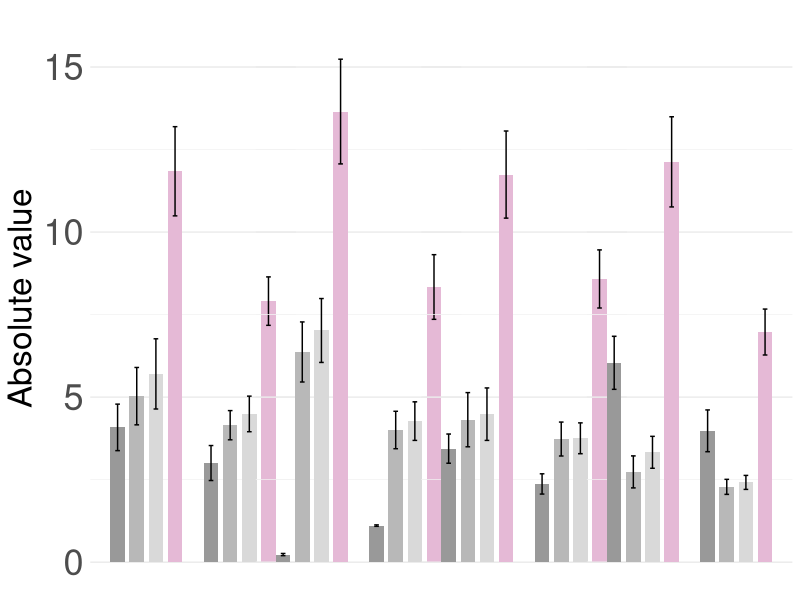
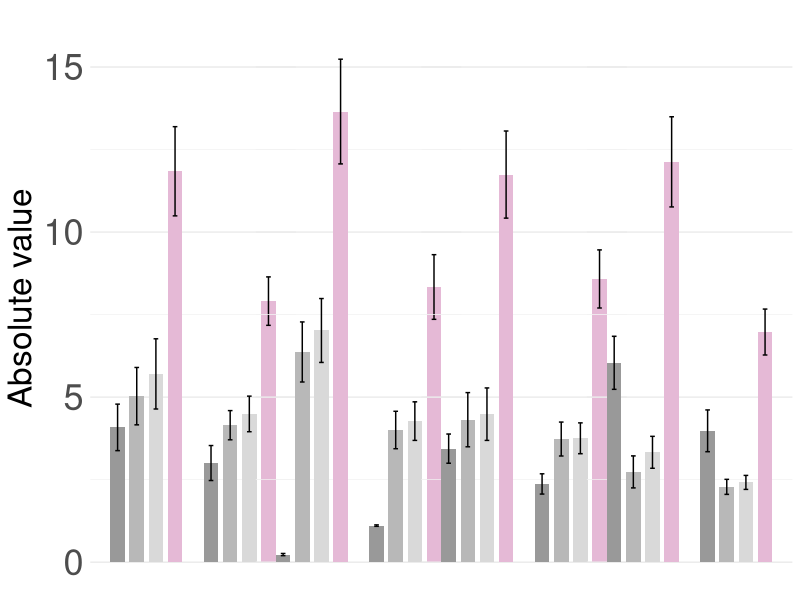

These figures' R source, in order:
## ---- chunk 1
knitr::opts_chunk$set(echo = TRUE)
## ---- chunk 2
library(dplyr)
library(tidyr)
library(ggplot2)

# read infant and null full graph stats

df_infant_RGB <- read.csv("../../Fig2/data/PanelC/RGB_graphs/graphs_infant_RGB_10pct.csv", na.strings = c("", "NA")) 
df_G_null_RGB <- read.csv("../../Fig2/data/PanelC/RGB_graphs/graphs_null_RGB_10pct.csv", na.strings = c("", "NA"))
df_S_null_RGB <- read.csv("../../Fig2/data/PanelC/RGB_graphs/chunkedK1_label_shuffling_graphs_null_RGB_10pct.csv", na.strings = c("", "NA"))
df_ST_null_RGB <- read.csv("../../Fig2/data/PanelC/RGB_graphs/chunkedK6_label_shuffling_graphs_null_RGB_10pct.csv", na.strings = c("", "NA"))

df_infant_GIST <- read.csv("../../Fig2/data/PanelC/GIST_cosSim_graphs/graphs_infant_GIST_cosSim_10pct.csv", na.strings = c("", "NA"))
df_G_null_GIST <- read.csv("../../Fig2/data/PanelC/GIST_cosSim_graphs/graphs_null_GIST_cosSim_10pct.csv", na.strings = c("", "NA"))
df_S_null_GIST <- read.csv("../../Fig2/data/PanelC/GIST_cosSim_graphs/chunkedK1_label_shuffling_graphs_null_GIST_cosSim_10pct.csv", na.strings = c("", "NA"))
df_ST_null_GIST <- read.csv("../../Fig2/data/PanelC/GIST_cosSim_graphs/chunkedK6_label_shuffling_graphs_null_GIST_cosSim_10pct.csv", na.strings = c("", "NA"))

df_infant_PE <- read.csv("../../Fig2/data/PanelC/PE_graphs/graphs_infant_PE_10pct.csv", na.strings = c("", "NA"))
df_G_null_PE <- read.csv("../../Fig2/data/PanelC/PE_graphs/graphs_null_PE_10pct.csv", na.strings = c("", "NA"))
df_S_null_PE <- read.csv("../../Fig2/data/PanelC/PE_graphs/chunkedK1_label_shuffling_graphs_null_PE_10pct.csv", na.strings = c("", "NA"))
df_ST_null_PE <- read.csv("../../Fig2/data/PanelC/PE_graphs/chunkedK6_label_shuffling_graphs_null_PE_10pct.csv", na.strings = c("", "NA"))

df_infant_Clip <- read.csv("../../Fig2/data/PanelC/Clip_graphs/graphs_infant_Clip_10pct.csv", na.strings = c("", "NA"))
df_G_null_Clip <- read.csv("../../Fig2/data/PanelC/Clip_graphs/graphs_null_Clip_10pct.csv", na.strings = c("", "NA"))
df_S_null_Clip <- read.csv("../../Fig2/data/PanelC/Clip_graphs/chunkedK1_label_shuffling_graphs_null_Clip_10pct.csv", na.strings = c("", "NA"))
df_ST_null_Clip <- read.csv("../../Fig2/data/PanelC/Clip_graphs/chunkedK6_label_shuffling_graphs_null_Clip_10pct.csv", na.strings = c("", "NA"))
## ---- chunk 3
sort_and_filter_complete <- function(...) {
  dfs <- list(...)
  dfs <- lapply(dfs, function(df) df[order(df$subj, df$category), , drop = FALSE])
  keys <- lapply(dfs, function(df) paste(df$subj, df$category, sep = "\r"))
  stopifnot(all(vapply(dfs[-1], function(df) {
    identical(keys[[1]], paste(df$subj, df$category, sep = "\r"))
  }, logical(1))))
  keep <- Reduce(`&`, lapply(dfs, complete.cases))
  lapply(dfs, function(df) df[keep, , drop = FALSE])
}

dfs_RGB <- sort_and_filter_complete(df_infant_RGB, df_G_null_RGB, df_S_null_RGB, df_ST_null_RGB)
df_infant_RGB <- dfs_RGB[[1]]
df_G_null_RGB <- dfs_RGB[[2]]
df_S_null_RGB <- dfs_RGB[[3]]
df_ST_null_RGB <- dfs_RGB[[4]]

dfs_GIST <- sort_and_filter_complete(df_infant_GIST, df_G_null_GIST, df_S_null_GIST, df_ST_null_GIST)
df_infant_GIST <- dfs_GIST[[1]]
df_G_null_GIST <- dfs_GIST[[2]]
df_S_null_GIST <- dfs_GIST[[3]]
df_ST_null_GIST <- dfs_GIST[[4]]

dfs_PE <- sort_and_filter_complete(df_infant_PE, df_G_null_PE, df_S_null_PE, df_ST_null_PE)
df_infant_PE <- dfs_PE[[1]]
df_G_null_PE <- dfs_PE[[2]]
df_S_null_PE <- dfs_PE[[3]]
df_ST_null_PE <- dfs_PE[[4]]

dfs_Clip <- sort_and_filter_complete(df_infant_Clip, df_G_null_Clip, df_S_null_Clip, df_ST_null_Clip)
df_infant_Clip <- dfs_Clip[[1]]
df_G_null_Clip <- dfs_Clip[[2]]
df_S_null_Clip <- dfs_Clip[[3]]
df_ST_null_Clip <- dfs_Clip[[4]]

# extremely inneficient :)
df_infant_RGB$dataset <- "Infant"
df_G_null_RGB$dataset <- "G-Null"
df_S_null_RGB$dataset <- "S-Null"
df_ST_null_RGB$dataset <- "ST-Null"

df_infant_RGB$visual_feat <- "RGB"
df_G_null_RGB$visual_feat <- "RGB"
df_S_null_RGB$visual_feat <- "RGB"
df_ST_null_RGB$visual_feat <- "RGB"

df_infant_GIST$dataset <- "Infant"
df_G_null_GIST$dataset <- "G-Null"
df_S_null_GIST$dataset <- "S-Null"
df_ST_null_GIST$dataset <- "ST-Null"

df_infant_GIST$visual_feat <- "GIST"
df_G_null_GIST$visual_feat <- "GIST"
df_S_null_GIST$visual_feat <- "GIST"
df_ST_null_GIST$visual_feat <- "GIST"

df_infant_PE$dataset <- "Infant"
df_G_null_PE$dataset <- "G-Null"
df_S_null_PE$dataset <- "S-Null"
df_ST_null_PE$dataset <- "ST-Null"

df_infant_PE$visual_feat <- "PE-Spatial"
df_G_null_PE$visual_feat <- "PE-Spatial"
df_S_null_PE$visual_feat <- "PE-Spatial"
df_ST_null_PE$visual_feat <- "PE-Spatial"

df_infant_Clip$dataset <- "Infant"
df_G_null_Clip$dataset <- "G-Null"
df_S_null_Clip$dataset <- "S-Null"
df_ST_null_Clip$dataset <- "ST-Null"

df_infant_Clip$visual_feat <- "CLIP"
df_G_null_Clip$visual_feat <- "CLIP"
df_S_null_Clip$visual_feat <- "CLIP"
df_ST_null_Clip$visual_feat <- "CLIP"

df_all <- rbind(
            df_infant_RGB, df_G_null_RGB, df_S_null_RGB, df_ST_null_RGB, 
            df_infant_GIST, df_G_null_GIST, df_S_null_GIST, df_ST_null_GIST, 
            df_infant_PE, df_G_null_PE, df_S_null_PE, df_ST_null_PE,
            df_infant_Clip, df_G_null_Clip, df_S_null_Clip, df_ST_null_Clip
            )
df_all$dataset <- factor(df_all$dataset, levels = c("G-Null", "S-Null", "ST-Null", "Infant"))
df_all$visual_feat <- factor(df_all$visual_feat, levels = c("RGB", "GIST", "PE-Spatial", "CLIP"))
## ---- chunk 4
cols_to_remove <- c("proportion_connected_nodes")

df_infant_RGB <- df_infant_RGB %>% dplyr::select(-all_of(cols_to_remove))
df_G_null_RGB <- df_G_null_RGB %>% dplyr::select(-all_of(cols_to_remove))
df_S_null_RGB <- df_S_null_RGB %>% dplyr::select(-all_of(cols_to_remove))
df_ST_null_RGB <- df_ST_null_RGB %>% dplyr::select(-all_of(cols_to_remove))

df_infant_GIST <- df_infant_GIST %>% dplyr::select(-all_of(cols_to_remove))
df_G_null_GIST <- df_G_null_GIST %>% dplyr::select(-all_of(cols_to_remove))
df_S_null_GIST <- df_S_null_GIST %>% dplyr::select(-all_of(cols_to_remove))
df_ST_null_GIST <- df_ST_null_GIST %>% dplyr::select(-all_of(cols_to_remove))

df_infant_PE <- df_infant_PE %>% dplyr::select(-all_of(cols_to_remove))
df_G_null_PE <- df_G_null_PE %>% dplyr::select(-all_of(cols_to_remove))
df_S_null_PE <- df_S_null_PE %>% dplyr::select(-all_of(cols_to_remove))
df_ST_null_PE <- df_ST_null_PE %>% dplyr::select(-all_of(cols_to_remove))

df_infant_Clip <- df_infant_Clip %>% dplyr::select(-all_of(cols_to_remove))
df_G_null_Clip <- df_G_null_Clip %>% dplyr::select(-all_of(cols_to_remove))
df_S_null_Clip <- df_S_null_Clip %>% dplyr::select(-all_of(cols_to_remove))
df_ST_null_Clip <- df_ST_null_Clip %>% dplyr::select(-all_of(cols_to_remove))
## ---- chunk 5
library(dplyr)
library(tidyr)
library(ggplot2)

features_to_plot <- c("overall_avg_connectivity", "avg_degree") #"avg_degree"   "overall_avg_connectivity"

name_map <- c(
  "avg_degree" = "Avg Degree",
  "overall_avg_connectivity" = "Connectivity"
)

# do infant and null full graphs
# gather features into long form
df_long_all <- df_all %>%
  pivot_longer(
    cols = -c(subj, category, dataset, visual_feat), # keep subj, category, dataset, melt the rest
    names_to = "feature",
    values_to = "value"
  ) %>%
  filter(feature %in% features_to_plot)

# average across categories, per subj + dataset + feature
# df_avg_all <- df_long_all %>%
  # group_by(subj, dataset, feature) %>%
  # summarise(mean_value = mean(value, na.rm = TRUE), .groups = "drop")

# sum across subjects per dataset × category × feature
df_sum_all <- df_long_all %>%
  group_by(visual_feat, category, dataset, feature) %>%
  summarise(total_value = mean(value, na.rm = TRUE), .groups = "drop")

# normalize within each feature × category
df_norm_all <- df_sum_all %>%
  group_by(visual_feat, category, feature) %>%
  # mutate(norm_value = total_value / max(total_value)) %>%
  mutate(norm_value = total_value) %>%
  ungroup() %>%
  mutate(feature = recode(feature, !!!name_map))  # apply shorter names

df_sd_all <- df_long_all %>%
  group_by(visual_feat, subj, category, feature) %>%
  # mutate(norm_value = value / max(value)) %>%
  mutate(norm_value = value) %>%
  ungroup() %>%
  group_by(visual_feat, dataset, feature) %>%
  summarize(sd_ = sd(norm_value), se_ = sd(norm_value) / sqrt(length(norm_value))) %>%
  ungroup() %>%
  mutate(feature = recode(feature, !!!name_map))  # apply shorter names

df_avg_norm_all <- df_norm_all %>%
  group_by(visual_feat, dataset, feature) %>%
  summarise(mean_norm_value = mean(norm_value, na.rm = TRUE), sd_norm_value = sd(norm_value, na.rm = TRUE), .groups = "drop")

df_combined_all <- merge(df_avg_norm_all, df_sd_all, by = c("visual_feat", "dataset", "feature"))
## ---- chunk 6
df_combined_all$dataset <- factor(df_combined_all$dataset, levels = c("G-Null", "S-Null","ST-Null", "Infant"))
df_combined_all$visual_feat <- factor(df_combined_all$visual_feat, levels = c("RGB", "GIST", "PE-Spatial", "CLIP"))
## ---- chunk 7
library(RColorBrewer)

# Get the full 12 colors from the Paired palette
full_palette <- brewer.pal(12, "Set2")

# original R palette
# my_colors <- rep(c(full_palette[7], full_palette[6], full_palette[4]), length.out = 12)
# dimmer versions
# my_colors <- rep(c("#e5c4ab", "#f5d993", "#e5b9d6"), length.out = 12)
my_colors <- rep(c("grey60", "grey72", "grey85", "#e5b9d6"), length.out = 32)

# plot: Infant vs Null, averaged across categories
p <- ggplot(df_combined_all, aes(x = feature, y = mean_norm_value, fill = interaction(dataset, visual_feat))) +
  geom_bar(stat = "identity", position = position_dodge(width = 0.82), width = 0.625, alpha = 1.) +
  geom_errorbar(
    aes(ymin = mean_norm_value - se_, # sd_norm_value SD across cats or sd_ if corpus level
        ymax = mean_norm_value + se_),
    width = 0.2,                           # horizontal width of error bars
    position = position_dodge(width = 0.82), # matches bar dodging
    alpha = 1
  ) +
  facet_wrap(~ visual_feat, nrow = 1) +
  theme_minimal() +
  # labs(y = "Normalized value", x = NULL) +
  labs(y = "Absolute value", x = NULL) +
  scale_fill_manual(values = my_colors) +
  theme(
    legend.position = "none",
    plot.title = element_text(size = 28, face = "bold", hjust = 0.5),
    axis.title.x = element_text(size = 24),
    axis.title.y = element_text(size = 24),
    axis.text.x  = element_blank(),
    axis.text.y  = element_text(size = 26),
    legend.title = element_text(size = 16),
    legend.text  = element_text(size = 14),
    strip.text   = element_blank(),
    panel.spacing.x = unit(-2, "lines"),
    panel.grid.major.x = element_blank(),
    panel.grid.minor.x = element_blank(),
    panel.grid.major.y = element_line(color = "grey92"),
    panel.grid.minor.y = element_line(color = "grey95")
) + 
  # scale_y_continuous(limits = c(0, 1.05),breaks = seq(0, 1.0, 0.25) )
  scale_y_continuous(limits = c(0, 16),breaks = seq(0, 15, 5) )
  ggsave("infant_graphs_all_feats_abs_final.svg", plot = p, width = 22, height = 5, dpi=300, device = "svg")
print(p)
## ---- chunk 8
